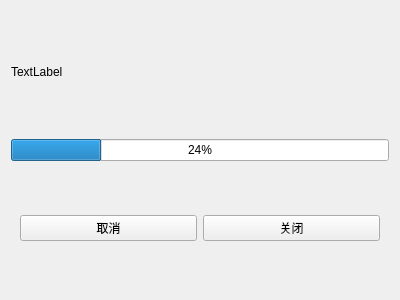
<?xml version="1.0" encoding="UTF-8"?>
<ui version="4.0">
 <class>tcpclient</class>
 <widget class="QWidget" name="tcpclient">
  <property name="geometry">
   <rect>
    <x>0</x>
    <y>0</y>
    <width>400</width>
    <height>300</height>
   </rect>
  </property>
  <property name="windowTitle">
   <string>Form</string>
  </property>
  <layout class="QVBoxLayout" name="verticalLayout">
   <item>
    <widget class="QLabel" name="label">
     <property name="text">
      <string>TextLabel</string>
     </property>
    </widget>
   </item>
   <item>
    <widget class="QProgressBar" name="progressBar">
     <property name="minimumSize">
      <size>
       <width>0</width>
       <height>0</height>
      </size>
     </property>
     <property name="styleSheet">
      <string notr="true">progressBar-&gt;setStyleSheet(
    &quot;QProgressBar {&quot;
    &quot;    border: none;&quot;
    &quot;    border-radius: 5px;&quot;
    &quot;    background-color: #f0f0f0;&quot;
    &quot;}&quot;
    &quot;QProgressBar::chunk {&quot;
    &quot;    border-radius: 5px;&quot;
    &quot;    background-color: qlineargradient(x1:0, y1:0, x2:1, y2:0,&quot;
    &quot;        stop:0 #4CAF50, stop:1 #45a049);&quot;
    &quot;}&quot;
);</string>
     </property>
     <property name="value">
      <number>24</number>
     </property>
     <property name="orientation">
      <enum>Qt::Orientation::Horizontal</enum>
     </property>
    </widget>
   </item>
   <item>
    <widget class="QWidget" name="widget" native="true">
     <layout class="QHBoxLayout" name="horizontalLayout">
      <item>
       <widget class="QPushButton" name="cancelBtn">
        <property name="text">
         <string>取消</string>
        </property>
       </widget>
      </item>
      <item>
       <widget class="QPushButton" name="closeBtn">
        <property name="text">
         <string>关闭</string>
        </property>
       </widget>
      </item>
     </layout>
    </widget>
   </item>
  </layout>
 </widget>
 <resources/>
 <connections/>
</ui>
